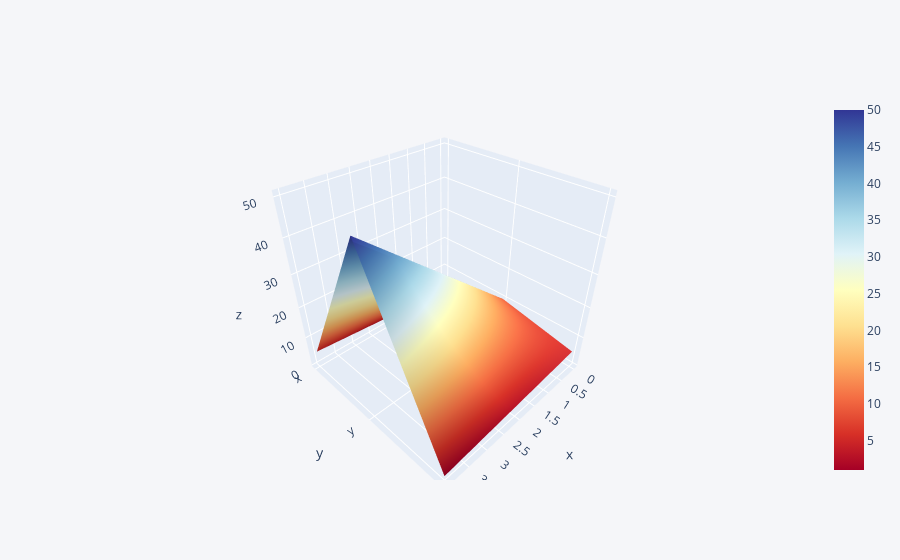

The cell this chart's notebook holds for it:
### Code cell
df3.iplot('surface',colorscale='rdylbu')

### Figure 1 — Plotly figure (JSON) as saved in the notebook; plotly's stock layout.template omitted (floating-point values rounded to 4 significant figures)
{"data": [{"colorscale": [[0, "rgb(165,0,38)"], [0.1, "rgb(215,48,39)"], [0.2, "rgb(244,109,67)"], [0.3, "rgb(253,174,97)"], [0.4, "rgb(254,224,144)"], [0.5, "rgb(255,255,191)"], [0.6, "rgb(224,243,248)"], [0.7, "rgb(171,217,233)"], [0.8, "rgb(116,173,209)"], [0.9, "rgb(69,117,180)"], [1, "rgb(49,54,149)"]], "type": "surface", "x": [0, 1, 2, 3, 4], "y": ["x", "y", "z"], "z": [[1, 2, 3, 4, 5], [10, 20, 30, 40, 50], [5, 4, 3, 2, 1]]}], "layout": {"legend": {"bgcolor": "#F5F6F9", "font": {"color": "#4D5663"}}, "paper_bgcolor": "#F5F6F9", "plot_bgcolor": "#F5F6F9", "title": {"font": {"color": "#4D5663"}}, "xaxis": {"gridcolor": "#E1E5ED", "showgrid": true, "tickfont": {"color": "#4D5663"}, "title": {"font": {"color": "#4D5663"}, "text": ""}, "zerolinecolor": "#E1E5ED"}, "yaxis": {"gridcolor": "#E1E5ED", "showgrid": true, "tickfont": {"color": "#4D5663"}, "title": {"font": {"color": "#4D5663"}, "text": ""}, "zerolinecolor": "#E1E5ED"}}}
